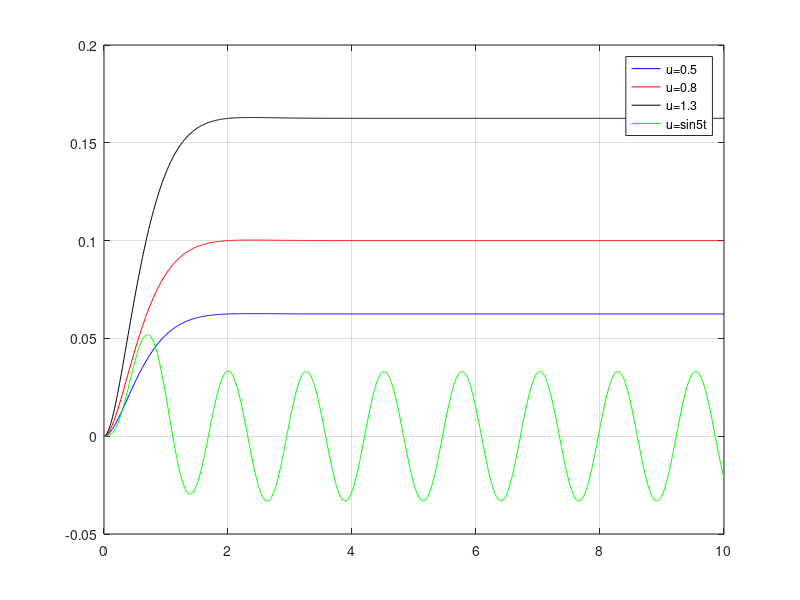

Here is the MATLAB script that generated this plot:
%%  CONTROL NO LINEAL
%   Autor: Oscar M. Castro

close all, clear all, clc;

% Teniendo el modelo LTI
% ddx + 5dx + 8x = u
% donde:    ddx = segunda derivada de x
%           dx = primera derivada de x
%           u = señal de entrada
% Realice un análisis en el tiempo y en la frecuencia usando Matlab
% Para u1 = 0.5, u2 = 0.8, u3 = 1.3, u4 = sin(5t)

% G =         1
%       -------------
%       s^2 + 5 s + 8   

s = tf('s');

G = 1/(s^2 + 5*s + 8);

t = 0:0.01:10;
[Y1, T, X1] = step(0.5*G, t);
[Y2, T, X2] = step(0.8*G, t);
[Y3, T, X3] = step(1.3*G, t);

figure(),
    plot(t, Y1, 'b', t, Y2, 'r', t, Y3, 'k');
    grid on; hold on;
    
u = sin(5*t);
[Y4, T, X4] = lsim(G,u,t);

    plot(t, Y4, 'g');
    legend('u=0.5','u=0.8','u=1.3','u=sin5t');
